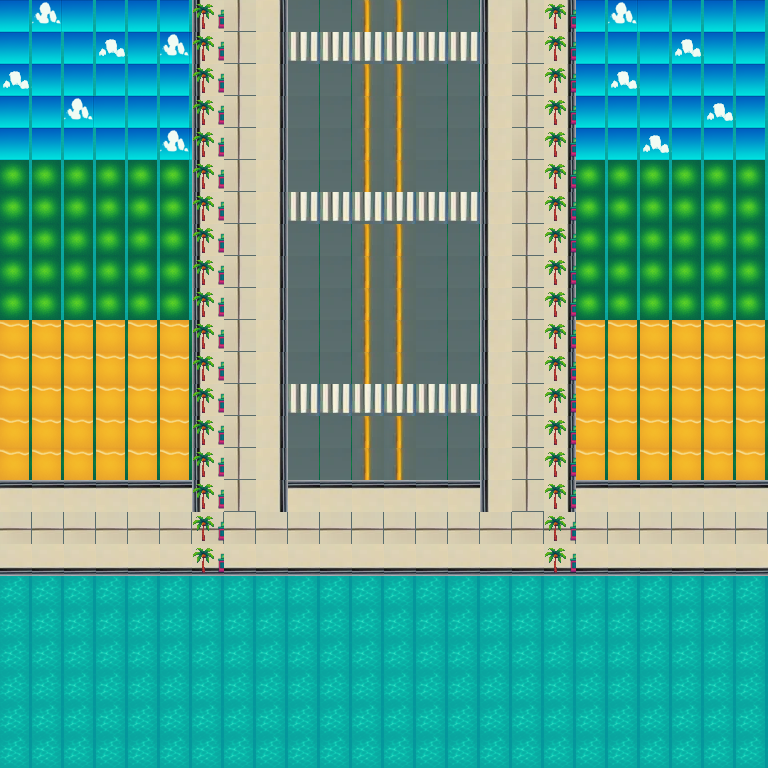

Rendered tile map (Tiled .tmx) drawn with the repository's tilesets; below, a short description and the map source with its tile grids summarised:
An orthogonal 24x24 tile map with 32x32 px tiles, 8 tile layers (Sky, Clouds, Ocean, Grass, ...).

<map version="1.10" tiledversion="1.11.2" orientation="orthogonal" renderorder="right-down" width="24" height="24" tilewidth="32" tileheight="32" infinite="0" nextlayerid="10" nextobjectid="1">
 <tileset firstgid="1" source="assets/tilesets/TileSet_1.tsx" />
 <layer id="1" name="Sky" width="24" height="24">
  <data>[576 cells, 576 non-empty, 1 distinct tile ids]</data>
 </layer>
 <layer id="7" name="Clouds" width="24" height="24">
  <data>[576 cells, 11 non-empty, 2 distinct tile ids]</data>
 </layer>
 <layer id="2" name="Ocean" width="24" height="24">
  <data>[576 cells, 128 non-empty, 1 distinct tile ids]</data>
 </layer>
 <layer id="6" name="Grass" width="24" height="24">
  <data>[576 cells, 60 non-empty, 1 distinct tile ids]</data>
 </layer>
 <layer id="3" name="Sand" width="24" height="24">
  <data>[576 cells, 245 non-empty, 2 distinct tile ids]</data>
 </layer>
 <layer id="5" name="Sidewalk" width="24" height="24">
  <data>[576 cells, 162 non-empty, 3 distinct tile ids]</data>
 </layer>
 <layer id="8" name="Interactables" width="24" height="24">
  <data>[576 cells, 37 non-empty, 2 distinct tile ids]</data>
 </layer>
 <layer id="9" name="Road" width="24" height="24">
  <data>[576 cells, 90 non-empty, 3 distinct tile ids]</data>
 </layer>
</map>